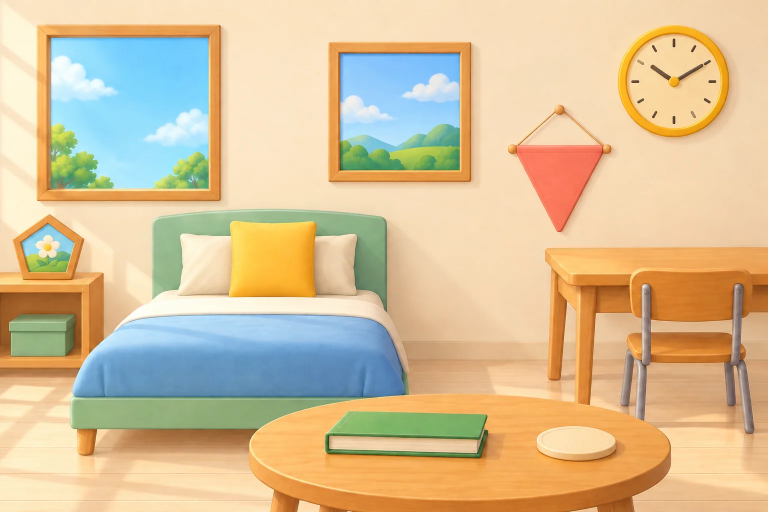
#> input picture assets-3d/find-scenes-25d/persegi-kamar.webp, 1536 x 1024 px (shown at 1/2 size); its folder holds 4 pictures in this run
$ python build_find_scenes_25d.py
#> lines starting #> are read from the running program, lines starting #| are printed output that depends on the picture
"""Reviewed regions for the selected clean 2.5D illustrations."""
from pathlib import Path
import json,hashlib
from PIL import Image
ROOT=Path(__file__).resolve().parents[1]

def B(id,label,shape,left,top,right,bottom,polygon=None):
    r={'cx':(left+right)/2,'cy':(top+bottom)/2,'rx':(right-left)/2,'ry':(bottom-top)/2}
    if polygon:r['polygon']=polygon
    elif shape in ['persegi','persegi-panjang']:r['polygon']=[[left,top],[right,top],[right,bottom],[left,bottom]]
    return {'id':id,'label':label,'shape':shape,'region':r}

def S(id,name,theme,shape,objects):
#> called with id = 'persegi-kamar', name = 'Kamar Baca 2.5D', theme = 'kamar', shape = 'persegi'
    file=ROOT/'assets-3d/find-scenes-25d'/f'{id}.webp'
    with Image.open(file) as im:w,h=im.size
#> im is the input picture: PIL image 1536x1024 RGB; mean R, G, B 214.7, 191.9, 152.8
#> w = 1536; h = 1024
    return {'id':id,'name':name,'themeId':theme,'themeName':{'kamar':'Kamar Anak','belajar':'Sekolah','dapur':'Dapur Ceria','taman':'Taman Sekolah','ruang':'Ruang Keluarga'}[theme],'targetShape':shape,'asset':str(file.relative_to(ROOT)),'width':w,'height':h,'style':'cartoon-2.5d','revision':hashlib.sha256(file.read_bytes()).hexdigest()[:12],'hotspots':objects,'targetCount':sum(o['shape']==shape for o in objects)}

scenes=[
 S('persegi-kamar','Kamar Baca 2.5D','kamar','persegi',[
  B('jendela','Jendela','persegi',4.5,4.4,29,39.9),
  B('bingkai','Bingkai biru','persegi',42.4,7.7,61.9,36.4),
  B('bantal','Bantal kuning','persegi',29.3,42.4,41.7,58.7),
  B('jam','Jam dinding','lingkaran',79.9,4.7,95.3,27.7),
  B('bendera','Bendera merah','segitiga',66.2,27.8,79.2,46.0),
  B('bingkai-bunga','Bingkai bunga','segi-lima',1.2,41.1,11.5,55.3),
  B('buku','Buku hijau','persegi-panjang',41.7,79.3,64.2,90.2),
  B('tatakan','Tatakan cangkir','lingkaran',69.4,82.1,80.8,90.5)]),
 S('persegi-kelas','Kelas Sekolah 2.5D','belajar','persegi',[
  B('jendela','Jendela','persegi',3.7,5.1,28.4,41.4),
  B('papan','Papan tulis','persegi',35.8,8.3,64.6,48),
  B('papan-gabus','Papan gabus','persegi',8.5,42.5,20.2,60.1),
  B('jam','Jam dinding','lingkaran',74.4,7.1,90.1,30.7),
  B('penggaris','Penggaris','segitiga',51.8,56.9,63.9,68.9),
  B('buku','Buku biru','persegi-panjang',63.2,59.6,81.2,67.5),
  B('bingkai-bunga','Bingkai bunga','segi-lima',86.8,34.7,97.5,49.6),
  B('penghapus','Penghapus','persegi-panjang',18.8,64.8,26.8,70.8)]),
 S('lingkaran-dapur','Dapur Sarapan 2.5D','dapur','lingkaran',[
  B('jam','Jam dinding','lingkaran',19.8,4.3,36.4,29.4),
  B('piring','Piring hias','lingkaran',70.8,4.8,86.8,29),
  B('tatakan','Tatakan bunga','lingkaran',46,31.8,55.8,46.7),
  B('ubin','Ubin hijau','persegi',45.8,5.8,60.2,27.2),
  B('buku','Buku resep','persegi-panjang',25.3,39.6,41.3,46.5),
  B('serbet','Serbet merah','segitiga',77,61.6,91,73.8),
  B('papan','Papan hijau','segi-lima',65.1,29.6,76.7,46.8),
  B('bantal','Bantal merah','persegi',20.8,58.7,40.8,85.3)]),
 S('lingkaran-ruang','Ruang Keluarga 2.5D','ruang','lingkaran',[
  B('cermin','Cermin','lingkaran',15.7,2.3,35.4,31),
  B('jam','Jam dinding','lingkaran',74.4,7.1,90,30.7),
  B('bantal-bulat','Bantal kuning','lingkaran',13.9,38.2,28,57.9),
  B('bantal-merah','Bantal merah','persegi',77,34.8,92,55.3),
  B('bendera','Bendera merah','segitiga',43.3,6.6,64.8,27.1),
  B('bingkai-bunga','Bingkai bunga','segi-lima',49.6,59.5,61.5,76.4),
  B('buku','Buku biru','persegi-panjang',75.4,79.8,96.6,91.5),
  B('remot','Remot','persegi-panjang',31.1,70.7,45.7,78.1)]),
 S('segitiga-taman','Halaman Sekolah 2.5D','taman','segitiga',[
  B('bendera','Bendera kuning','segitiga',28.1,15.8,40.3,31),
  B('papan','Papan tanaman','segitiga',51.4,14.7,68.4,36.2),
  B('penggaris','Penggaris','segitiga',76.6,34.2,92.2,54.3),
  B('jam','Jam taman','lingkaran',7.5,14.1,22.5,36.2),
  B('bantal','Bantal merah','persegi',30.8,39.8,43.4,57.5),
  B('bingkai','Bingkai kayu','segi-lima',81.1,16.3,93.5,33),
  B('buku','Buku berkebun','persegi-panjang',71.4,69.2,93.5,79.7),
  B('piring','Piring','lingkaran',52.8,56.8,67.7,79.1)]),
 S('segitiga-kelas','Ruang Belajar Sekolah 2.5D','belajar','segitiga',[
  B('bendera','Bendera merah','segitiga',6.5,5.2,22.8,22.1),
  B('rambu','Rambu kuning','segitiga',79.1,6.5,97,30.5),
  B('penggaris','Penggaris','segitiga',43.4,46.5,59.8,66.8),
  B('jendela','Jendela','persegi',27.8,4.7,53,40.5),
  B('jam','Jam dinding','lingkaran',56.9,7.3,74,33.2),
  B('bingkai','Bingkai bunga','segi-lima',5.4,24.9,18.9,43.5),
  B('buku','Buku biru','persegi-panjang',60.5,57.4,79.1,67),
  B('tempat-pensil','Tempat pensil','other',26.6,44.4,35,65.6)]),
 S('persegi-panjang-kamar','Kamar Tidur 2.5D','kamar','persegi-panjang',[
  B('pintu','Pintu','persegi-panjang',74.1,1.4,95.7,67.8),
  B('buku','Buku di meja','persegi-panjang',51.3,40.7,65.2,47.2),
  B('remot','Remot','persegi-panjang',26.4,84.3,46.1,92.8),
  B('bantal-putih','Bantal putih','persegi-panjang',4.3,41.3,27.1,53.5),
  B('jendela','Jendela','persegi',6,3.9,26,32.6),
  B('jam','Jam dinding','lingkaran',51.5,6.4,65,26.6),
  B('bingkai','Bingkai bunga','segi-lima',33.1,14.4,43.1,28.3),
  B('penggaris','Penggaris','segitiga',71.7,79.7,87.6,94.3),
  B('bantal','Bantal merah','persegi',8.9,39.7,21.2,55.6)]),
 S('persegi-panjang-dapur','Dapur Hangat 2.5D','dapur','persegi-panjang',[
  B('lukisan','Lukisan daun','persegi-panjang',3.8,8.5,40.8,27.4),
  B('buku','Buku resep','persegi-panjang',7,43.4,27.2,50.5),
  B('alas','Alas makan','persegi-panjang',55.5,70.1,93.8,80.8),
  B('jam','Jam dinding','lingkaran',72.8,5.6,90.1,31.5),
  B('ubin','Ubin biru','persegi',47.2,9.8,62.3,31),
  B('serbet','Serbet merah','segitiga',13.4,64.3,35.7,80.5),
  B('tatakan','Tatakan kuning','segi-lima',65.2,34.1,77.3,50.2),
  B('piring','Piring','lingkaran',37.8,46.8,55.5,73.1)]),
 S('segi-lima-taman','Taman Sekolah 2.5D','taman','segi-lima',[
  B('papan','Papan kayu','segi-lima',49.9,10,65.3,32.5),
  B('benih','Kartu benih','segi-lima',4.1,27.7,16.2,45.3),
  B('biskuit','Biskuit','segi-lima',70.8,58.1,86.1,81),
  B('jam','Jam taman','lingkaran',74.8,14.4,90.5,38),
  B('bantal','Bantal merah','persegi',16.7,26.3,30.8,45.4),
  B('penanda','Penanda tanaman','segitiga',36.5,27.4,41.9,36.6),
  B('buku','Buku berkebun','persegi-panjang',23,68.6,49,81.2),
  B('tatakan','Tatakan biru','lingkaran',51.4,68.4,65,80.5)]),
 S('segi-lima-ruang','Ruang Santai 2.5D','ruang','segi-lima',[
  B('cermin','Cermin','segi-lima',6.6,18.2,21.5,38.4),
  B('bingkai','Bingkai bunga','segi-lima',43,48.7,56.3,69.6),
  B('bantal-pink','Bantal merah muda','segi-lima',9.4,61.8,29.1,88),
  B('jam','Jam dinding','lingkaran',40.1,1.6,56.6,26.4),
  B('bantal-kuning','Bantal kuning','persegi',77.9,31.6,91.3,50.6),
  B('penggaris','Penggaris','segitiga',81.2,73.3,95.8,91.5),
  B('buku','Buku biru','persegi-panjang',55.8,63.5,73.8,73.1),
  B('piring','Piring hias','lingkaran',22.9,40.8,33.4,56.4)])]
#> call 2 of S, with id = 'persegi-kelas', name = 'Kelas Sekolah 2.5D', theme = 'belajar', shape = 'persegi'
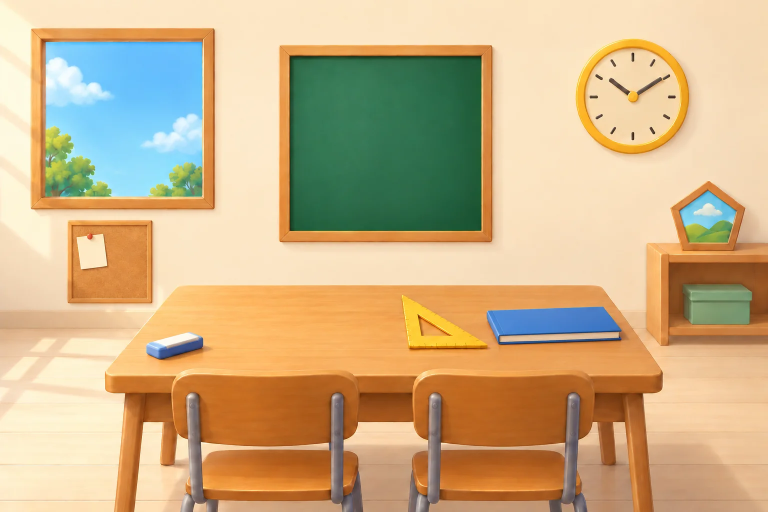
#> input picture assets-3d/find-scenes-25d/persegi-kelas.webp, 1536 x 1024 px (shown at 1/2 size)
#> in S, im is the input picture: PIL image 1536x1024 RGB; mean R, G, B 203.7, 176.9, 135.1
#> call 3 of S, with id = 'lingkaran-dapur', name = 'Dapur Sarapan 2.5D', theme = 'dapur', shape = 'lingkaran'
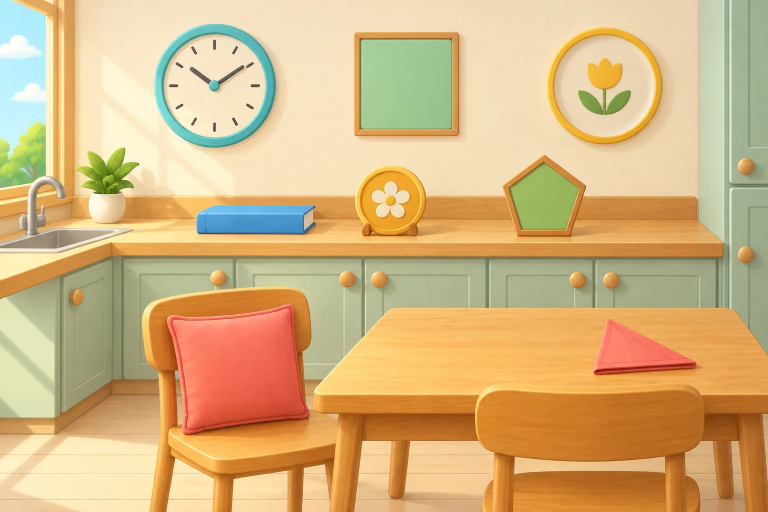
#> input picture assets-3d/find-scenes-25d/lingkaran-dapur.webp, 1536 x 1024 px (shown at 1/2 size)
#> in S, im is the input picture: PIL image 1536x1024 RGB; mean R, G, B 213.3, 180.4, 128
#> call 4 of S, with id = 'lingkaran-ruang', name = 'Ruang Keluarga 2.5D', theme = 'ruang', shape = 'lingkaran'
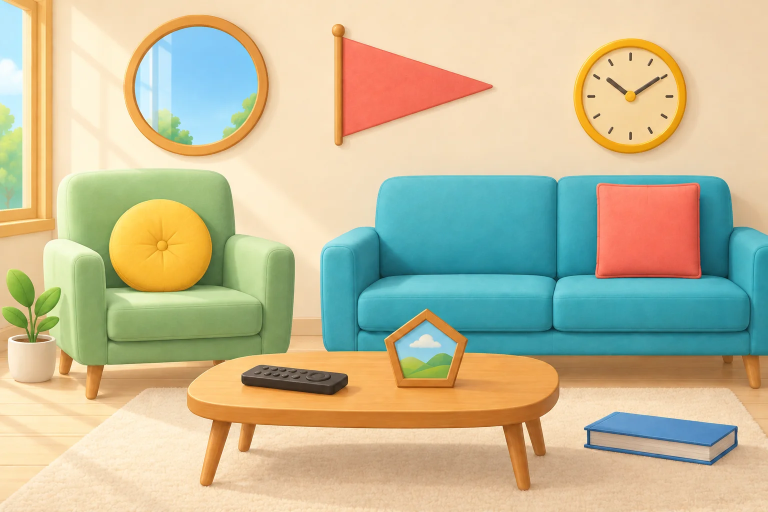
#> input picture assets-3d/find-scenes-25d/lingkaran-ruang.webp, 1536 x 1024 px (shown at 1/2 size)
#> in S, im is the input picture: PIL image 1536x1024 RGB; mean R, G, B 194.8, 187, 152.7
#> (the run stopped early here; a loop or call above may not have finished)
